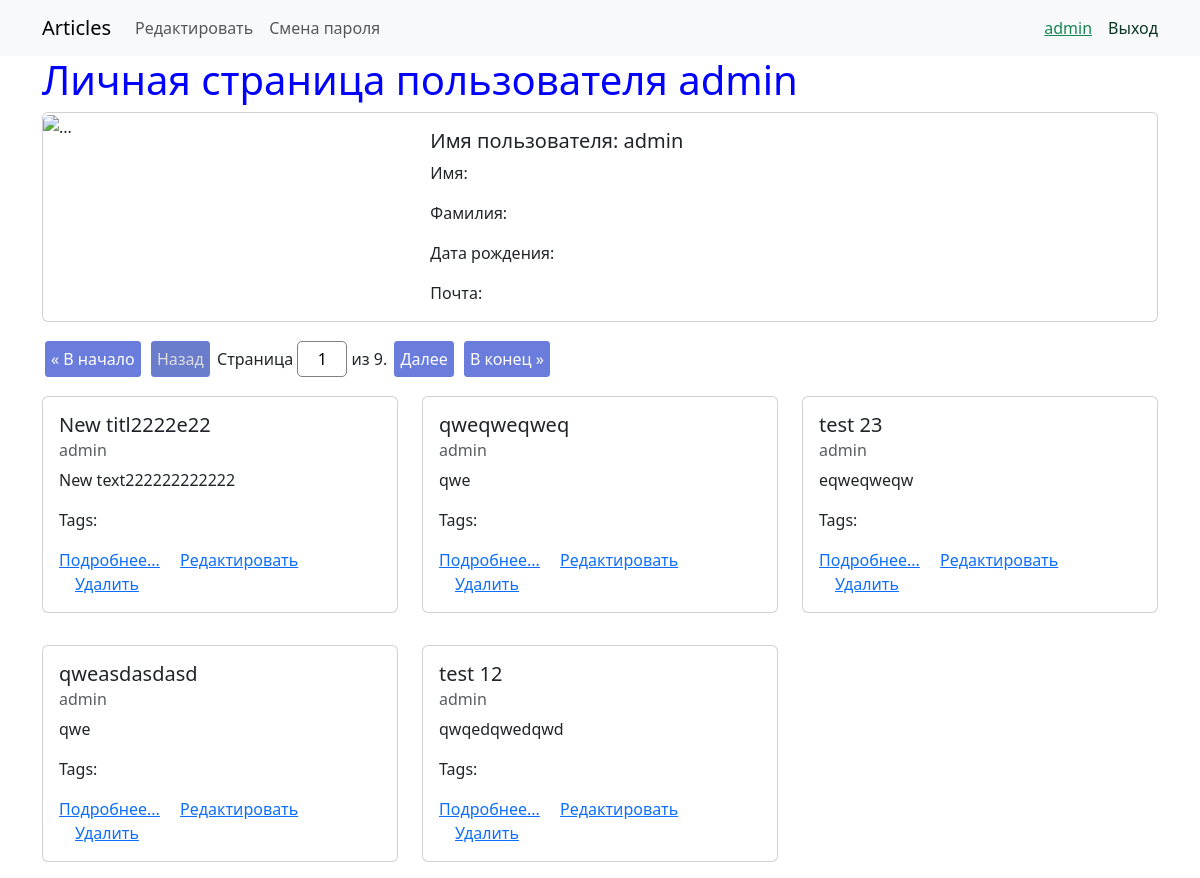
/accounts/1/ (signed in), run on the app's committed database.
### webapp/models.py (models this page shows, shortened)
class AbstractModel(models.Model):
    created_at = models.DateTimeField(verbose_name='Время создания', auto_now_add=True)
    updated_at = models.DateTimeField(auto_now=True, verbose_name='Время изменения')
    class Meta:
        abstract = True

class Article(AbstractModel):
    title = models.CharField(max_length=50, null=False, blank=False, validators=[MinLengthValidator(4), ],
                             verbose_name="Заголовок")
    content = models.TextField(max_length=3000, null=False, blank=False, verbose_name='Контент')
    author = models.ForeignKey(get_user_model(), default=1, related_name='articles', on_delete=models.CASCADE, verbose_name="Автор")
    tags = models.ManyToManyField('webapp.Tag', blank=True, related_name='articles', verbose_name='Теги')
    def get_absolute_url(self):
        return reverse('webapp:article_view', kwargs={'pk': self.pk})

### accounts/views.py (the view)
# urls.py: path('<int:pk>/', UserDetailView.as_view(), name='user_detail'),
class UserDetailView(LoginRequiredMixin, DetailView):
    model = get_user_model()
    template_name = 'user_detail.html'
    context_object_name = 'user_obj'
    paginate_related_by = 5
    paginate_related_orphans = 0
    def get_context_data(self, **kwargs):
        articles = self.object.articles.order_by('-created_at')
        paginator = Paginator(articles, self.paginate_related_by, orphans=self.paginate_related_orphans)
        page_number = self.request.GET.get('page', 1)
        page = paginator.get_page(page_number)
        kwargs['page_obj'] = page
        kwargs['articles'] = page.object_list
        kwargs['is_paginated'] = page.has_other_pages()
        return super().get_context_data(**kwargs)

### accounts/templates/user_detail.html (shortened to what this page needs)
{% extends 'base.html' %}
{% block menu %}
        {% if request.user.is_authenticated and request.user == user_obj %}
            <a class="nav-link" aria-current="page" href="{% url 'accounts:user_change' request.user.pk %}">Редактировать</a>
            <a class="nav-link" aria-current="page" href="{% url 'accounts:password_change' request.user.pk %}">Смена пароля</a>
        {% endif %}
{% endblock %}
{% block content %}
    <h1>Личная страница пользователя {{ user_obj.get_full_name|default:user_obj.username }}</h1>
    <div class="card mb-3">
        <div class="row g-0">
            <div class="col-md-4">
                <img src="{{ user_obj.profile.avatar.url }}" class="img-fluid rounded-start" alt="...">
            </div>
            <div class="col-md-8">
                <div class="card-body">
                    <h5 class="card-title">Имя пользователя: {{ user_obj.username }}</h5>
                    <p class="card-text">Имя: {{ user_obj.first_name }}</p>
                    <p class="card-text">Фамилия: {{ user_obj.last_name }}</p>
                    <p class="card-text">Дата рождения: {{ user_obj.profile.birth_date|date:'d.m.Y' }}</p>
                    <p class="card-text">Почта: {{ user_obj.email }}</p>
                </div>
            </div>
        </div>
    </div>
    {% include 'partial/article_list.html' %}
{% endblock %}

### webapp/templates/base.html (shortened to what this page needs)
{% load static %}
<!doctype html>
<html lang="en">
<head>
    <link href="https://cdn.jsdelivr.net/npm/bootstrap@5.3.2/dist/css/bootstrap.min.css" rel="stylesheet"
>
    <link rel="stylesheet" href="{% static 'css/style.css' %}">
</head>
<body>
<nav class="navbar navbar-expand-lg bg-body-tertiary">
    <div class="container">
        <a class="navbar-brand" href="{% url 'webapp:index' %}">Articles</a>
        <div class="collapse navbar-collapse" id="navbarNavAltMarkup">
            <div class="navbar-nav me-auto mb-2 mb-lg-0">
                {% block menu %}{% endblock %}
            </div>
            <div class="d-flex">
                {% if not request.user.is_authenticated %}
                    <a class="text-primary-emphasis text-decoration-none me-3" aria-current="page"
                       href="{% url 'accounts:user_create' %}?next={{ request.get_full_path }}">Регистрация</a>
                    <a class="text-success-emphasis text-decoration-none" aria-current="page"
                       href="{% url 'accounts:login' %}?next={{ request.get_full_path }}">Вход</a>
                {% else %}
                    <a href="{% url 'accounts:user_detail' request.user.id %}" class="text-success me-3">{{ request.user }}</a>
                    <a class="text-success-emphasis text-decoration-none" aria-current="page"
                       href="{% url 'accounts:logout' %}?next={{ request.get_full_path }}">Выход</a>
                {% endif %}
            </div>
        </div>
    </div>
</nav>
<div class="container">
    {% block content %}
    {% endblock %}
</div>
</body>
</html>

### webapp/templates/partial/article_list.html (shortened to what this page needs)
    {% if is_paginated %}
    	{% include 'partial/pagination.html' %}
    {% endif %}
    <div class="row row-cols-3">
        {% for article in articles %}
            <div class="col">
                <div class="card my-3">
                    <div class="card-body">
                        <h5 class="card-title">{{ article.title }}</h5>
                        <h6 class="card-subtitle mb-2 text-body-secondary">{{ article.author }}</h6>
                        <p class="card-text">{{ article.content }}</p>
                        <p class="card-text">Tags:
                        </p>
                        <a href="{{ article.get_absolute_url }}" class="card-link">Подробнее...</a>
                    {% if perms.webapp.change_article or article.author == request.user %}
                        <a href="{% url 'webapp:article_update_view' pk=article.pk %}" class="card-link">Редактировать</a>
                    {% endif %}
                    {% if perms.webapp.delete_article or article.author == request.user %}
                        <a href="{% url 'webapp:article_delete_view' pk=article.pk %}" class="card-link">Удалить</a>
                    {% endif %}
                    </div>
                </div>
            </div>
            {% empty %}
            <p>Нет статей</p>
        {% endfor %}
    </div>

### webapp/static/css/style.css (style rules this page uses)
h1 { color: blue; }

### data on the page
Article: title "New titl2222e22", author "admin", content "New text222222222222"
Article: title "qweqweqweq", author "admin", content "qwe"
Article: title "test 23", author "admin", content "eqweqweqw"
Article: title "qweasdasdasd", author "admin", content "qwe"
Article: title "test 12", author "admin", content "qwqedqwedqwd"

### other printed values
{{ request.user }} "admin"
{{ user_obj.get_full_name|default:user_obj.username }} "admin"
{{ user_obj.username }} "admin"
{{ page_obj.paginator.num_pages }} "9"
